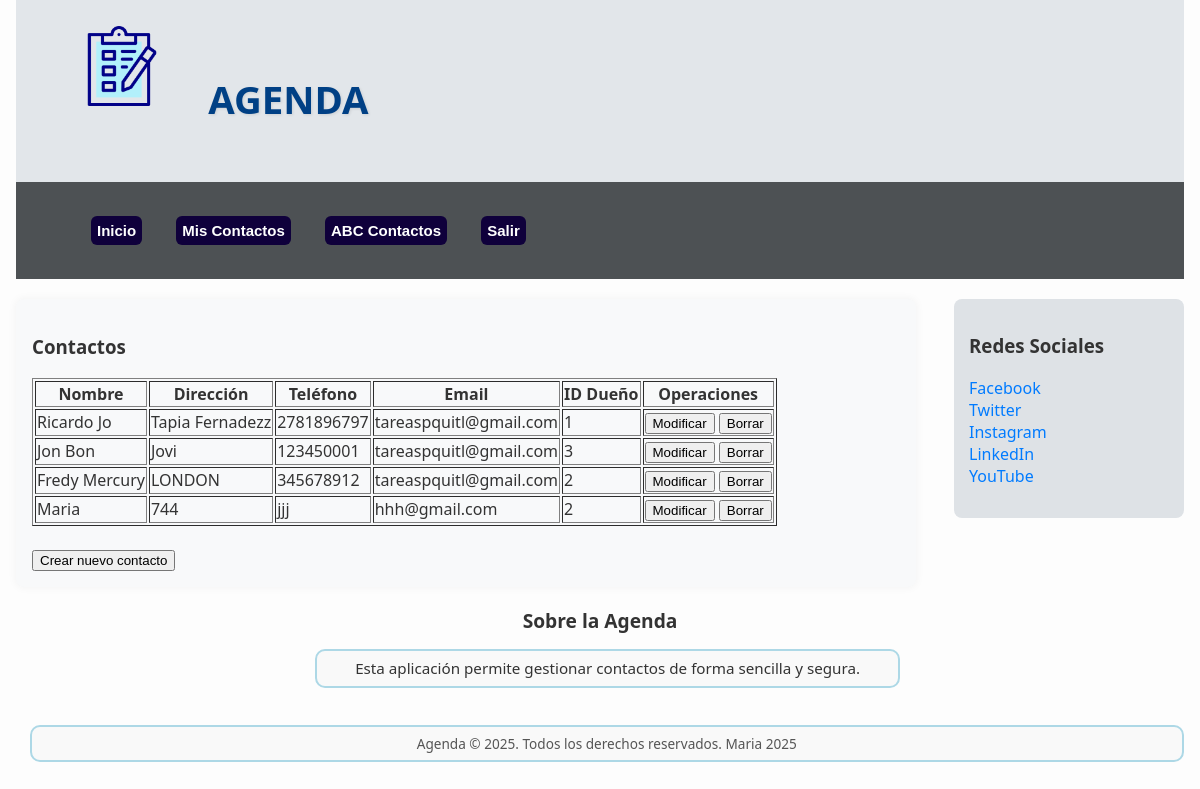
Screenshot of /tabusuario.php (signed in) with the database file from the repository.
### tables this page shows
CREATE TABLE `contactos` (
  `id` int(11) NOT NULL,
  `nombre` varchar(40) NOT NULL,
  `direccion` varchar(40) NOT NULL,
  `telefono` varchar(40) NOT NULL,
  `email` varchar(40) NOT NULL,
  `idUsuarioP` varchar(11) NOT NULL
);

### modelo/Contacto.php (called while the page is built, shortened)
<?php
include_once("AccesoDatos.php");
class Contacto {
	private $id = 0;
	private $nombre = "";
	private $direccion = "";
	private $telefono = "";
	private $email = "";
	private $idu = "";
	public function getId() {
		return $this->id;
	}
	public function getNombre() {
		return $this->nombre;
	}
	public function getDireccion() {
		return $this->direccion;
	}
	public function getTelefono() {
		return $this->telefono;
	}
	public function getEmail() {
		return $this->email;
	}
	public function getIDU() {
		return $this->idu;
	}
	public function buscarTodos($idUsuario = null) {
		$arrContactos = [];
		$oAD = new AccesoDatos();
		if ($oAD->conectar()) {
			try {
				$sql = "SELECT id, nombre, direccion, telefono, email, idUsuarioP FROM contactos";
				$arrRS = $oAD->ejecutarConsulta($sql);
				if ($arrRS != null) {
					foreach ($arrRS as $fila) {
						$contacto = new Contacto();
						$contacto->id = $fila[0];
						$contacto->nombre = $fila[1];
						$contacto->direccion = $fila[2];
						$contacto->telefono = $fila[3];
						$contacto->email = $fila[4];
						$contacto->idu = $fila[5];
						$arrContactos[] = $contacto;
					}
				}
			} catch (Exception $e) {
				throw $e;
			}
		}
		return $arrContactos;
	}
}
?>

### modelo/AccesoDatos.php (called while the page is built, shortened)
<?php
class AccesoDatos {
	private $oConexion = null;
	function conectar() {
		$bRet = false;
		try {
			$this->oConexion = new PDO(
				"mysql:host=localhost;dbname=agendac", "root", "", array(PDO::MYSQL_ATTR_INIT_COMMAND => "SET NAMES 'UTF8'")
			);
			$bRet = true;
		} catch (Exception $e) {
			die("Error de conexión: " . $e->getMessage());
			throw $e;
		}
		return $bRet;
	}
	function desconectar() {
		$bRet = true;
		if ($this->oConexion != null) {
			$this->oConexion = null;
		}
		return $bRet;
	}
	function ejecutarConsulta($psConsulta) {
		$arrRS = null;
		$rst = null;
		$i = 0;
		$j = 0;
		try {
			$rst = $this->oConexion->query($psConsulta);
		} catch (Exception $e) {
			throw $e;
		}
		if ($rst) {
			foreach ($rst as $oLinea) {
				foreach ($oLinea as $llave => $sValCol) {
					if (is_string($llave)) {
						$arrRS[$i][$j] = $sValCol;
						$j++;
					}
				}
				$j = 0;
				$i++;
			}
		}
		return $arrRS;
	}
}
?>

### tabusuario.php (the view, shortened to what this page needs)
<?php
include_once("modelo/Contacto.php");
$sErr = "";
$arrContactos = null;
$oContacto = new Contacto();
if (isset($_SESSION["usuario"])) {
    try {
        $idUsuario = $_SESSION["usuario"];
$rol = $_SESSION["rol"];
if ($rol == "2") {
    $arrContactos = $oContacto->buscarTodos($idUsuario);
} else {
    $arrContactos = $oContacto->buscarTodos();
}
    } catch (Exception $e) {
        error_log($e->getFile() . " " . $e->getLine() . " " . $e->getMessage(), 0);
        $sErr = "Error en base de datos, comunicarse con el administrador";
    }
} else {
    $sErr = "Debe iniciar sesión";
}
if ($sErr == "") {
    include_once("menu.php");
} else {
    header("Location: error.php?sError=" . urlencode($sErr));
    exit();
}
?>
<section>
    <h3>Contactos</h3>
    <form name="formTablaGral" method="post" action="abcContacto.php">
        <table border="1">
            <tr>
                <th>Nombre</th>
                <th>Dirección</th>
                <th>Teléfono</th>
                <th>Email</th>
                <th>ID Dueño</th>
                <th>Operaciones</th>
            </tr>
            <?php
            if ($arrContactos != null) {
                foreach ($arrContactos as $contacto) {
            ?>
                    <tr>
                        <td><?php echo $contacto->getNombre(); ?></td>
                        <td><?php echo $contacto->getDireccion(); ?></td>
                        <td><?php echo $contacto->getTelefono(); ?></td>
                        <td><?php echo $contacto->getEmail(); ?></td>
                        <td><?php echo $contacto->getIDU(); ?></td>
                        <td>
                            <input type="submit" value="Modificar" onclick="txtClave.value=<?php echo $contacto->getId(); ?>; txtOpe.value='m'">
                            <button type="button" onclick="confirmarEliminacion(<?php echo $contacto->getId(); ?>)">Borrar</button>
                        </td>
                    </tr>
            <?php
                }
            } else {
            ?>
                <tr><td colspan="5">No hay contactos registrados</td></tr>
            <?php
            }
            ?>
        </table>
        <br>
        <input type="submit" value="Crear nuevo contacto" onclick="txtClave.value='-1'; txtOpe.value='a'">
    </form>
</section>

### menu.php (shortened to what this page needs)
<nav>
<?php
if (isset($_SESSION["rol"])) {
    if ($_SESSION["rol"] == "1") {
        ?>
        <ul>
            <li><a href="inicio.php" class="menu">Inicio</a></li>
            <li><a href="tabcontactos.php" class="menu">Mis Contactos</a></li>
            <li><a href="tabusuario.php" class="menu">ABC Contactos</a></li>
            <li><a href="logout.php" class="menu">Salir</a></li>
        </ul>
        <?php
    }
} else {
    ?>
    <ul>
        <li><a href="index.php" class="menu">Iniciar Sesión</a></li>
    </ul>
    <?php
}
?>
</nav>

### css/estilo.css (style rules this page uses)
a:link { color: #007BFF; text-decoration: none; transition: color 0.3s ease; }
a.menu { display: block; padding: 0.4em; background-color: rgb(15, 0, 59); color: white; border-radius: 6px; text-align: center; transition: background-color 0.3s ease; }
p { margin-left: 1em; margin-bottom: 0.5em; padding: 0.5em; border: 2px solid #add8e6; border-radius: 10px; background-color: #f9f9f9; transition: all 0.3s ease; }
body { font-family: 'Segoe UI', Tahoma, Geneva, Verdana, sans-serif; color: #333; background-color: #fdfdfd; margin: 0; padding: 0 1em; }
img, video, canvas { max-width: 100%; height: auto; }
header { padding: 1em; color: #004085; font-weight: bold; font-size: 1.6em; background-color: #e2e6ea; text-transform: uppercase; text-shadow: 1px 1px 3px rgba(0, 0, 0, 0.1); }
figure.logo { display: inline; }
img.logo { width: 80px; height: 80px; }
nav { background-color: #4d5154; padding: 10px 20px; }
nav li { display: inline-block; list-style: none; padding: 8px 15px; color: white; font: bold 15px Arial, sans-serif; }
aside { float: right; width: 200px; margin: 20px 0; padding: 15px; background: #dee2e6; border-radius: 8px; }
section { float: left; width: calc(100% - 300px); margin: 20px 20px 20px 0; padding: 1em; background-color: #f8f9fa; border-radius: 8px; box-shadow: 0 0 10px rgba(0, 0, 0, 0.05); }
footer .contenedor { padding: 1em; text-align: center; }
footer .nosotros { max-width: 600px; margin: 0 auto; }
footer .nosotros h2 { font-size: 1.2em; margin-bottom: 0.5em; }
footer .nosotros p { font-size: 0.95em; color: #333; }
footer p.copyright { text-align: center; margin-top: 1em; font-size: 0.85em; color: #555; }
#titPral { display: inline-block; vertical-align: middle; }

### rows the page displays
contactos: nombre "Ricardo Jo", direccion "Tapia Fernadezz", telefono "2781896797", email "tareaspquitl@gmail.com", idUsuarioP "1"
contactos: nombre "Jon Bon", direccion "Jovi", telefono "123450001", email "tareaspquitl@gmail.com", idUsuarioP "3"
contactos: nombre "Fredy Mercury", direccion "LONDON", telefono "345678912", email "tareaspquitl@gmail.com", idUsuarioP "2"
contactos: nombre "Maria", direccion "744", telefono "jjj", email "hhh@gmail.com", idUsuarioP "2"
